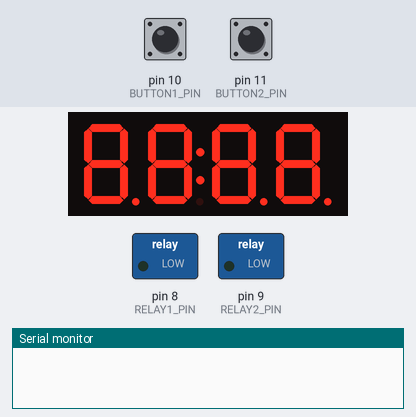
Simulated run of this sketch. Board: Arduino Uno, built with avr-gcc and run on an emulated ATmega328P. Parts: 4-digit seven-segment display, switched loads named in the sketch (green lamp = pin HIGH), the last lines printed to the serial monitor. Inputs (shaded band) come from the test bench; at power-on: pin 10 (BUTTON1_PIN) HIGH, pin 11 (BUTTON2_PIN) HIGH. The local clock reads 2024-03-15 10:24:30 at power-on unless the sketch sets it.

Above: at 0.1 s.
At 1.1 s:
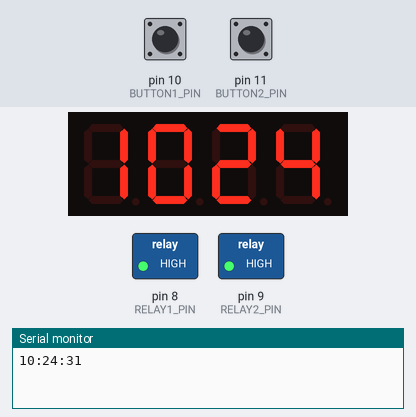
At 2.2 s:
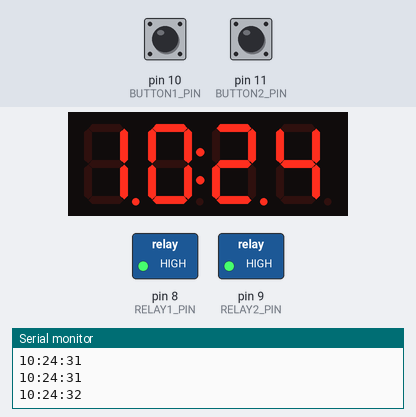
2.3 s: pin 10 (BUTTON1_PIN) pulled LOW for 0.65 s
Timing chart, 0 to 5.3 s (numbered marks = the images above; inputs shaded):
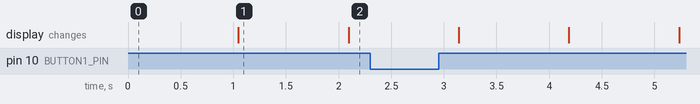

The sketch:

Heijunka_Lamp_2_7Segment.ino
```cpp
#include <Wire.h>
#include <ds3231.h>

//untuk 7 segment---------------------------------------------
#include <TM1637Display.h>
// Define the connections pins
#define CLK 2
#define DIO 3
// Create a display object of type TM1637Display
TM1637Display display = TM1637Display(CLK, DIO);

// Create an array that turns all segments ON
const uint8_t allON[] = {0xff, 0xff, 0xff, 0xff};

// Create an array that turns all segments OFF
const uint8_t allOFF[] = {0x00, 0x00, 0x00, 0x00};
//untuk 7 segment---------------------------------------------

struct ts t;

const int BUTTON1_PIN = 10; // Arduino pin connected to button's pin
const int BUTTON2_PIN = 11; // Arduino pin connected to button's pin
const int RELAY1_PIN  = 8; // Arduino pin connected to relay's pin
const int RELAY2_PIN  = 9; // Arduino pin connected to relay's pin

// Declare variable global
String sekarang;
String jam1;
String jam2;
String jam3;
String jam4;
String jam5;
String jam6;
String jam7;
String jam8;
String jam9;
String jam10;

String jam11;
String jam12;
String jam13;
String jam14;
String jam15;
String jam16;
String jam17;
String jam18;
String jam19;
String jam20;

String jam21;
String jam22;
String jam23;
String jam24;
String jam25;
String jam26;
String jam27;
String jam28;
String jam29;
String jam30;

String jam31;
String jam32;
String jam33;
String jam34;
String jam35;
String jam36;
String jam37;
String jam38;
String jam39;
String jam40;

String jam41;
String jam42;


void setup() {
  //setup untuk 7 segment----------------------------------
  // Set the brightness to 5 (0=dimmest 7=brightest)
  display.setBrightness(5);
  // Set all segments ON
  display.setSegments(allON);
  //setup untuk 7 segment----------------------------------

  Serial.begin(9600);
  Wire.begin();
  DS3231_init(DS3231_CONTROL_INTCN);

  // Register relay (output)
  pinMode(BUTTON1_PIN, INPUT_PULLUP); // set arduino pin to input pull-up mode (ground)
  pinMode(BUTTON2_PIN, INPUT_PULLUP); // set arduino pin to input pull-up mode (ground)
  pinMode(RELAY1_PIN, OUTPUT);        // set arduino pin to output mode
  pinMode(RELAY2_PIN, OUTPUT);        // set arduino pin to output mode

  //declare timing
  jam1 = "7:0:0";
  jam2 = "7:20:0";
  jam3 = "7:40:0";
  jam4 = "8:00:0";
  jam5 = "8:20:0";
  jam6 = "8:40:0";
  jam7 = "9:00:0";
  jam8 = "9:20:0";
  jam9 = "9:40:0";
  jam10 = "10:00:0";

  jam11 = "10:20:0";
  jam12 = "10:40:0";
  jam13 = "11:00:0";
  jam14 = "11:20:0";
  jam15 = "11:40:0";
  jam16 = "12:00:0";
  jam17 = "12:20:0";
  jam18 = "12:40:0";
  jam19 = "13:00:0";
  jam20 = "14:20:0";

  jam21 = "14:40:0";
  jam22 = "15:00:0";
  jam23 = "15:20:0";
  jam24 = "15:40:0";
  jam25 = "16:00:0";
  jam26 = "16:20:0";
  jam27 = "16:40:0";
  jam28 = "17:0:0";
  jam29 = "17:20:0";
  jam30 = "17:40:0";

  jam31 = "18:0:0";
  jam32 = "18:20:0";
  jam33 = "18:40:0";
  jam34 = "19:00:0";
  jam35 = "19:20:0";
  jam36 = "19:40:0";
  jam37 = "20:0:0";
  jam38 = "20:20:0";
  jam39 = "20:40:0";
  jam40 = "21:0:0";

  jam41 = "21:20:0";
  jam42 = "21:40:0";

  delay(1000);
  //Matikan semua relay
  digitalWrite(RELAY1_PIN, HIGH);
  digitalWrite(RELAY2_PIN, HIGH);
}

void loop() {
  DS3231_get(&t);
  sekarang = String(t.hour) + ":" +  String(t.min) + ":" + String(t.sec) ;
  Serial.println(sekarang);

  //Untuk mematikan lampu===========================================================================
  int buttonState1 = digitalRead(BUTTON1_PIN); // read new state
  int buttonState2 = digitalRead(BUTTON2_PIN); // read new state
  if (buttonState1 == LOW) {
    Serial.println("The button is being pressed");
    digitalWrite(RELAY1_PIN, HIGH); // turn off
  }

  if (buttonState2 == LOW) {
    Serial.println("The button is being pressed");
    digitalWrite(RELAY2_PIN, HIGH); // turn off
  }
  //Untuk mematikan lampu===========================================================================
  //Untuk menyalakan lampu********************************************
  //1-10
  if ((sekarang == jam1) or (sekarang == jam2) or (sekarang == jam3) or (sekarang == jam4) or (sekarang == jam5) or (sekarang == jam6) or (sekarang == jam7) or (sekarang == jam8) or (sekarang == jam9) or (sekarang == jam10)) {
    digitalWrite(RELAY1_PIN, LOW); // turn on
    digitalWrite(RELAY2_PIN, LOW); // turn on
  }
  //11-20
  if ((sekarang == jam11) or (sekarang == jam12) or (sekarang == jam13) or (sekarang == jam14) or (sekarang == jam15) or (sekarang == jam16) or (sekarang == jam17) or (sekarang == jam18) or (sekarang == jam19) or (sekarang == jam20)) {
    digitalWrite(RELAY1_PIN, LOW); // turn on
    digitalWrite(RELAY2_PIN, LOW); // turn on
  }
  //21-30
  if ((sekarang == jam21) or (sekarang == jam22) or (sekarang == jam23) or (sekarang == jam24) or (sekarang == jam25) or (sekarang == jam26) or (sekarang == jam27) or (sekarang == jam28) or (sekarang == jam29) or (sekarang == jam30)) {
    digitalWrite(RELAY1_PIN, LOW); // turn on
    digitalWrite(RELAY2_PIN, LOW); // turn on
  }
  //31-40
  if ((sekarang == jam31) or (sekarang == jam32) or (sekarang == jam33) or (sekarang == jam34) or (sekarang == jam35) or (sekarang == jam36) or (sekarang == jam37) or (sekarang == jam38) or (sekarang == jam39) or (sekarang == jam40)) {
    digitalWrite(RELAY1_PIN, LOW); // turn on
    digitalWrite(RELAY2_PIN, LOW); // turn on
  }
  //41-42
  if ((sekarang == jam41) or (sekarang == jam42)) {
    digitalWrite(RELAY1_PIN, LOW); // turn on
    digitalWrite(RELAY2_PIN, LOW); // turn on
  }
  //Untuk menyalakan lampu********************************************

  //untuk display time di 7 segement++++++++++++++++++++++++++++++++++++++++++++++++++++++++++++++++
  // Get current date and time:
  //DateTime now = t.now();
  // Create time format to display:
  int displaytime = (t.hour * 100) + t.min;
  //jika genap maka ada center colon, untuk tanda kedip second
  if ( (t.sec % 2) == 0) {
    // Display the current time in 24 hour format with leading zeros enabled and a center colon:
    display.showNumberDecEx(displaytime, 0b11100000, true);
  }
  else {
    display.showNumberDec(displaytime, true); // Prints displaytime without center colon.
  }
  //untuk display time di 7 segement++++++++++++++++++++++++++++++++++++++++++++++++++++++++++++++++
  delay(500);
}
```

Measured:
- what the display in image 1 shows lasts 1.1 s, from 1.0 s to 2.1 s
